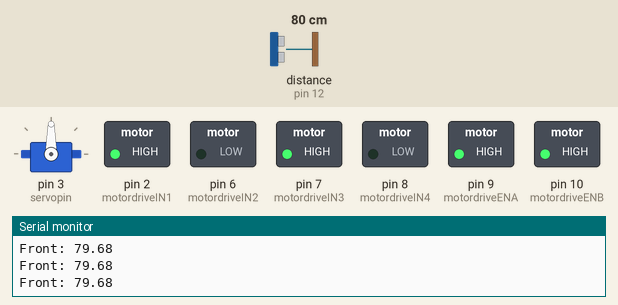
This sketch was run on a simulated Arduino Uno, built with avr-gcc and run on an emulated ATmega328P. Shown: servo, switched loads named in the sketch (green lamp = pin HIGH), the last lines printed to the serial monitor. Wiring (inferred from the names in the program): ultrasonic range finder: trigger pin 11; echo pin 12. The inputs (shaded band) are chosen by the test bench; at power-on: distance to the obstacle (sensor on pin 12) 80 cm. The echo pulse lasts 58.3 µs per cm; pins used as bus, display or sensor lines are not drawn.

Above: at 1.7 s.
1.8 s: distance to the obstacle (sensor on pin 12) set to 37 cm
3.3 s: distance to the obstacle (sensor on pin 12) set to 33 cm
At 4.9 s:
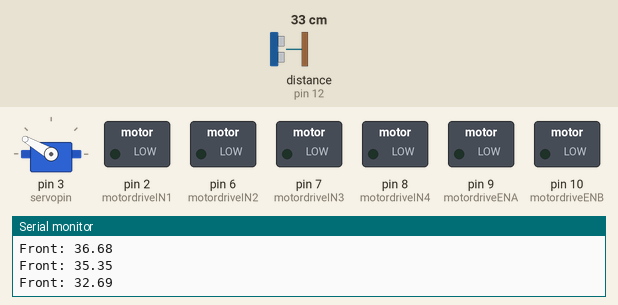
At 5.6 s:
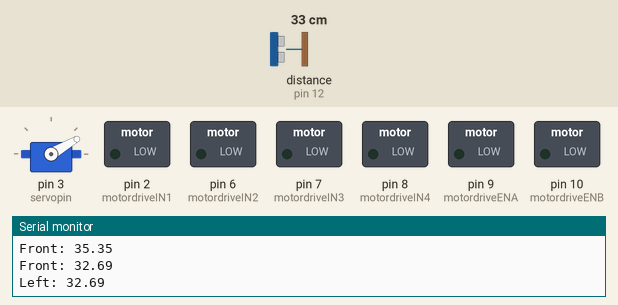
6.3 s: distance to the obstacle (sensor on pin 12) set to 4 cm
8.5 s: distance to the obstacle (sensor on pin 12) set to 2 cm
10.4 s: distance to the obstacle (sensor on pin 12) set to 60 cm
At 11.12 s:
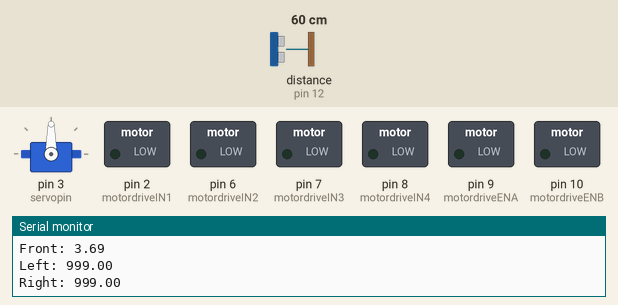
Timing chart, 0 to 13.4 s (numbered marks = the images above; inputs shaded):
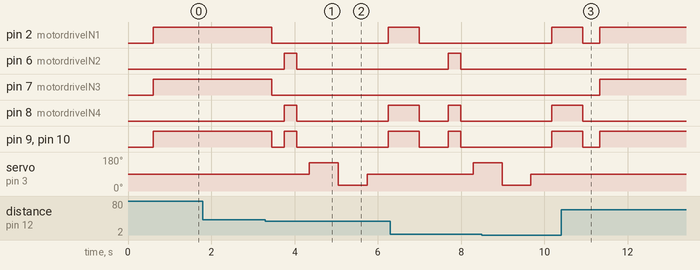

The sketch:

Autonomous_Obstacle_Avoiding_Car.ino
```cpp
#include <Servo.h>

// ---------------- MOTOR DRIVER PINS ----------------
const int motordriveIN1 = 2;
const int motordriveIN2 = 6;
const int motordriveIN3 = 7;
const int motordriveIN4 = 8;
const int motordriveENA = 9;
const int motordriveENB = 10;

// ---------------- SERVO ----------------
Servo scanservo;
const int servopin = 3;

// ---------------- ULTRASONIC SENSOR ----------------
const int trigPin = 11;
const int echoPin = 12;

// ---------------- SETTINGS ----------------
const int obstacleDistance = 35;
const int reverseTime = 300;
const int turnTime = 750;

void setup() {

  Serial.begin(9600);

  pinMode(motordriveIN1, OUTPUT);
  pinMode(motordriveIN2, OUTPUT);
  pinMode(motordriveIN3, OUTPUT);
  pinMode(motordriveIN4, OUTPUT);
  pinMode(motordriveENA, OUTPUT);
  pinMode(motordriveENB, OUTPUT);

  stopcar();

  scanservo.attach(servopin);
  scanservo.write(90);
  delay(500);

  pinMode(trigPin, OUTPUT);
  pinMode(echoPin, INPUT);
}

void loop() {

  float distance = measureDistance();

  Serial.print("Front: ");
  Serial.println(distance);

  if (distance > obstacleDistance) {
    moveforward();
    return;
  }

  stopcar();
  delay(300);

  movebackward();
  delay(reverseTime);

  stopcar();
  delay(300);

  servoleft();
  float leftdistance = measureDistance();

  Serial.print("Left: ");
  Serial.println(leftdistance);

  servoright();
  float rightdistance = measureDistance();

  Serial.print("Right: ");
  Serial.println(rightdistance);

  servocenter();

  if (leftdistance > rightdistance) {
    turnleft();
  } else {
    turnright();
  }

  delay(turnTime);

  stopcar();
  delay(300);
}

void enableMotors() {
  digitalWrite(motordriveENA, HIGH);
  digitalWrite(motordriveENB, HIGH);
}

void moveforward() {
  enableMotors();

  digitalWrite(motordriveIN1, HIGH);
  digitalWrite(motordriveIN2, LOW);

  digitalWrite(motordriveIN3, HIGH);
  digitalWrite(motordriveIN4, LOW);
}

void movebackward() {
  enableMotors();

  digitalWrite(motordriveIN1, LOW);
  digitalWrite(motordriveIN2, HIGH);

  digitalWrite(motordriveIN3, LOW);
  digitalWrite(motordriveIN4, HIGH);
}

void turnleft() {
  enableMotors();

  digitalWrite(motordriveIN1, LOW);
  digitalWrite(motordriveIN2, HIGH);

  digitalWrite(motordriveIN3, HIGH);
  digitalWrite(motordriveIN4, LOW);
}

void turnright() {
  enableMotors();

  digitalWrite(motordriveIN1, HIGH);
  digitalWrite(motordriveIN2, LOW);

  digitalWrite(motordriveIN3, LOW);
  digitalWrite(motordriveIN4, HIGH);
}

void stopcar() {

  digitalWrite(motordriveENA, LOW);
  digitalWrite(motordriveENB, LOW);

  digitalWrite(motordriveIN1, LOW);
  digitalWrite(motordriveIN2, LOW);
  digitalWrite(motordriveIN3, LOW);
  digitalWrite(motordriveIN4, LOW);
}

void servocenter() {
  scanservo.write(90);
  delay(500);
}

void servoleft() {
  scanservo.write(150);
  delay(600);
}

void servoright() {
  scanservo.write(30);
  delay(600);
}

float measureDistance() {

  float total = 0;
  int validReadings = 0;

  for (int i = 0; i < 3; i++) {

    digitalWrite(trigPin, LOW);
    delayMicroseconds(2);

    digitalWrite(trigPin, HIGH);
    delayMicroseconds(10);

    digitalWrite(trigPin, LOW);

    long duration = pulseIn(echoPin, HIGH, 30000);

    if (duration > 0) {

      float distance = duration * 0.0343 / 2.0;

      if (distance >= 2 && distance <= 400) {
        total += distance;
        validReadings++;
      }
    }

    delay(30);
  }

  if (validReadings == 0) {
    return 999;
  }

  return total / validReadings;
}
```

Measured:
- the behaviour switches between 36 and 35 cm on distance to the obstacle (sensor on pin 12) (found by bisection; images 0 and 1)
- after the input at 3.3 s, pin 2 (motordriveIN1): HIGH → LOW after 0.15 s, → HIGH 2.8 s later; pin 6 (motordriveIN2): LOW → HIGH after 0.45 s, → LOW 0.30 s later
- after the input at 10.4 s, pin 6 (motordriveIN2): stays LOW (without the input it goes to HIGH after 1.2 s); pin 7 (motordriveIN3): LOW → HIGH after 0.93 s; pin 8 (motordriveIN4): goes on until 10.9 s, then stays LOW; servo on pin 3 (servopin): stays 90° (without the input it goes to 150° after 1.8 s)
